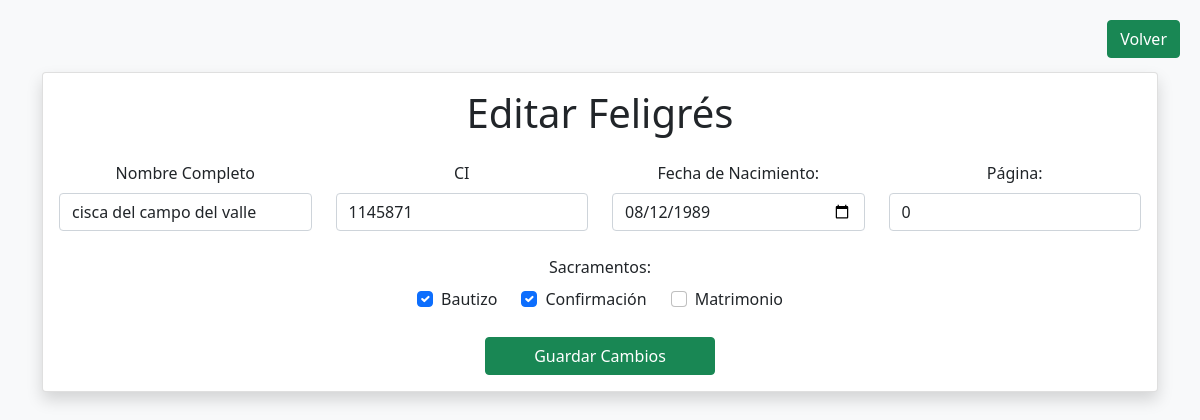
/editar_feligres.php?id=10 (signed in), run on the app's committed database.
### tables this page shows
CREATE TABLE `feligreses` (
  `id` int(11) NOT NULL,
  `nombre` varchar(100) NOT NULL,
  `ci` varchar(15) DEFAULT NULL,
  `fecha_nacimiento` date NOT NULL,
  `bautizo` tinyint(1) DEFAULT 0,
  `confirmacion` tinyint(1) DEFAULT 0,
  `matrimonio` tinyint(1) DEFAULT 0,
  `pag` int(11) DEFAULT NULL,
  `id_iglesia` int(11) DEFAULT NULL
);

### editar_feligres.php (the view, shortened to what this page needs)
<?php
include 'conexion.php';
$id_feligres = $_GET['id'];
$query = $conexion->prepare("SELECT * FROM feligreses WHERE id = ? AND id_iglesia = ?");
$query->execute([$id_feligres, $_SESSION['id_iglesia']]);
$feligres = $query->fetch();
?>
<!DOCTYPE html>
<html>
<head>
</head>
<link href="https://cdn.jsdelivr.net/npm/bootstrap@5.1.3/dist/css/bootstrap.min.css" rel="stylesheet">
<br>
<body class="bg-light">
<a href="registro_feligreses.php" class="btn btn-success logout-btn">Volver</a>
    <div class="container mt-5">
        <div class="card shadow mb-5">
            <div class="card-body">
                <h1 class="text-center mb-4">Editar Feligrés</h1>
                <form method="POST">
                    <div class="row mb-4">
                        <div class="col-md-3">
                            <center><label class="form-label text-center">Nombre Completo</label></center>
                                <input type="text"
                                    name="nombre"
                                    class="form-control"
                                    value="<?= htmlspecialchars($feligres['nombre']) ?>"
                                    required>
                        </div>
                        <div class="col-md-3">
                            <div class="form-group">
                                <center><label class="form-label text-center">CI</label></center>
                                <input type="number1"
                                       name="ci"
                                       class="form-control"
                                       value="<?= htmlspecialchars($feligres['ci']) ?>">
                            </div>
                        </div>
                        <div class="col-md-3">
                            <div class="form-group">
                                <center><label class="form-label text-center">Fecha de Nacimiento:</label></center>
                                <input type="date"
                                       name="fecha_nacimiento"
                                       class="form-control"
                                       value="<?= htmlspecialchars($feligres['fecha_nacimiento']) ?>"
                                       required>
                            </div>
                        </div>
                        <div class="col-md-3">
                            <div class="form-group">
                                <center><label class="form-label">Página:</label></center>
                                <input type="number"
                                       name="pag"
                                       class="form-control"
                                       value="<?= htmlspecialchars($feligres['pag']) ?>">
                            </div>
                        </div>
                    </div>
                    <div class="form-group mb-4">
                        <center><label class="form-label">Sacramentos:</label></center>
                        <div class="gap-4 d-md-flex justify-content-md-center">
                            <div class="form-check">
                                <input class="form-check-input"
                                       type="checkbox"
                                       name="bautizo"
                                       id="bautizo"
                                       <?= htmlspecialchars($feligres['bautizo']) ? 'checked' : '' ?>>
                                <label class="form-check-label" for="bautizo">Bautizo</label>
                            </div>
                            <div class="form-check">
                                <input class="form-check-input"
                                       type="checkbox"
                                       name="confirmacion"
                                       id="confirmacion"
                                       <?= htmlspecialchars($feligres['confirmacion']) ? 'checked' : '' ?>>
                                <label class="form-check-label" for="confirmacion">Confirmación</label>
                            </div>
                            <div class="form-check">
                                <input class="form-check-input"
                                       type="checkbox"
                                       name="matrimonio"
                                       id="matrimonio"
                                       <?= htmlspecialchars($feligres['matrimonio']) ? 'checked' : '' ?>>
                                <label class="form-check-label" for="matrimonio">Matrimonio</label>
                            </div>
                        </div>
                    </div>
                    <div class="d-grid gap-2 d-md-flex justify-content-md-center">
                        <button type="submit" class="btn btn-success px-5">Guardar Cambios</button>
                    </div>
                </form>
            </div>
        </div>
    </div>
</body>
</html>

### editar_feligres.php (style rules this page uses)
.logout-btn { position: fixed; top: 20px; right: 20px; z-index: 1000; }

### data on the page
feligreses: nombre "cisca del campo del valle", ci "1145871", fecha_nacimiento "08/12/1989", pag "0", bautizo "☑", confirmacion "☑"
